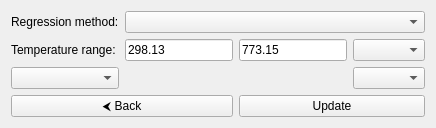
<?xml version="1.0" encoding="UTF-8"?>
<ui version="4.0">
    <class>RegressionOutputPage</class>
    <widget class="QWidget" name="RegressionOutputPage">
        <layout class="QGridLayout" name="gridLayout">
            <!-- Row 0 -->
            <item row="0" column="0">
                <widget class="QLabel" name="regressionMethodLabel">
                    <property name="text">
                        <string>Regression method:</string>
                    </property>
                </widget>
            </item>
            <item row="0" column="1" colspan="3">
                <widget class="QComboBox" name="regressionComboBox" />
            </item>

            <!-- Row 1 -->
            <item row="1" column="0">
                <widget class="QLabel" name="temperatureLabel">
                    <property name="text">
                        <string>Temperature range:</string>
                    </property>
                </widget>
            </item>
            <item row="1" column="1">
                <widget class="QLineEdit" name="minTemperatureEditLine">
                    <property name="text">
                        <string>298.13</string>
                    </property>
                </widget>
            </item>
            <item row="1" column="2">
                <widget class="QLineEdit" name="maxTemperatureEditLine">
                    <property name="text">
                        <string>773.15</string>
                    </property>
                </widget>
            </item>
            <item row="1" column="3">
                <widget class="QComboBox" name="temperatureUdComboBox">
                </widget>
            </item>

            <!-- Row 2 -->
            <item row="2" column="0">
                <widget class="QComboBox" name="propertyComboBox" />
            </item>
            <item row="2" column="1">
                <widget class="QLabel" name="aLabel" />
            </item>
            <item row="2" column="2">
                <widget class="QLabel" name="bLabel" />
            </item>
            <item row="2" column="3">
                <widget class="QComboBox" name="propertyUdComboBox">
                </widget>
            </item>

            <!-- Row 3 -->
            <item row="3" column="0" colspan="4">
                <layout class="QVBoxLayout" name="plotLayout">
                </layout>
            </item>

            <!-- Row 4 -->
            <item row="4" column="0" colspan="2">
                <widget class="QPushButton" name="backButton">
                    <property name="text">
                        <string>&#x2B9C; Back</string>
                    </property>
                    <property name="toolTip">
                        <string>Go back to regression page</string>
                    </property>
                </widget>
            </item>
            <item row="4" column="2" colspan="2">
                <widget class="QPushButton" name="updateButton">
                    <property name="text">
                        <string>Update</string>
                    </property>
                    <property name="toolTip">
                        <string>Update plot</string>
                    </property>
                </widget>
            </item>
        </layout>
    </widget>
</ui>
